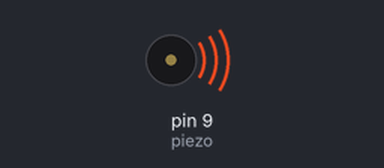
Recording of a sketch running on a simulated Arduino Uno, built with avr-gcc and run on an emulated ATmega328P. Shown: buzzer (waves = sounding).

Above: at 0.1 s.
Timing chart, 0 to 1.6 s (numbered marks = the images above):
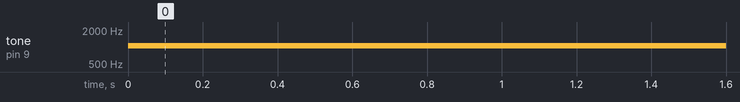

The sketch:

buzzer.ino
```cpp
#define piezo 9
#define duration 100

void setup() {
  pinMode(piezo, OUTPUT);
}

void loop() {
  tone(piezo, 440, duration);
  tone(piezo, 460, duration);
  tone(piezo, 659.26, duration);
  tone(piezo, 698.46, duration);
  tone(piezo, 783.99, duration);
  tone(piezo, 880, duration);
  tone(piezo, 987.77, duration);
  tone(piezo, 1046.50, duration);
}
```

Measured:
- by itself, tone on pin 9 (piezo): silent → 1046 Hz at 0.00 s
